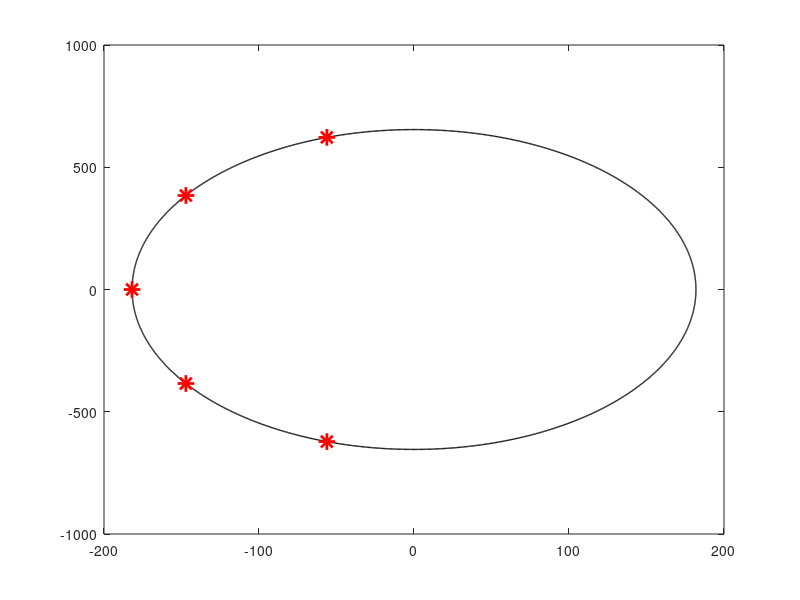

Recreate this plot in MATLAB. (Note: this script raises an error after producing the figure.)
% cps07_problem_7_5.m
% filtr Czebyszewa typu I - bieguny na elipsie
clear all; close all; clc;

%% parametry
N = 5;          % liczba biegunow
f0 = 100;       % czestotliwosc graniczna [Hz]
Rp = 1;         % oscylacje w pasmie przepustowym [dB]

%% obliczenie biegunow Czebyszewa (leza na elipsie)
w0 = 2*pi*f0;
eps = sqrt(10^(Rp/10) - 1);  % parametr oscylacji
v0 = asinh(1/eps) / N;

% polozenie biegunow na elipsie
k = 0:N-1;
theta = pi/2 + pi*(2*k+1)/(2*N);  % katy

% polosi elipsy
a_elip = w0 * sinh(v0);  % polos rzeczywista (pozioma)
b_elip = w0 * cosh(v0);  % polos urojona (pionowa)

% bieguny
p_real = a_elip * cos(theta);
p_imag = b_elip * sin(theta);
p = p_real + 1j*p_imag;

% zera i wzmocnienie (LP - brak zer)
z = [];
wzm = prod(-p);
if mod(N,2) == 0
    wzm = wzm / sqrt(1 + eps^2);  % korekta dla parzystego N
end

%% wspolczynniki transmitancji
b = real(wzm * poly(z));
a = real(poly(p));

%% porownanie z cheby1() Matlaba
[b_mat, a_mat] = cheby1(N, Rp, w0, 's');

fprintf('=== FILTR CZEBYSZEWA TYPU I, N=%d, f0=%d Hz, Rp=%.1f dB ===\n', N, f0, Rp);
fprintf('Polos elipsy a = %.2f (rzeczywista)\n', a_elip);
fprintf('Polos elipsy b = %.2f (urojona)\n\n', b_elip);

%% wykres zer i biegunow z elipsa
figure(1);
theta_elip = 0:pi/1000:2*pi;
elip_x = a_elip * cos(theta_elip);
elip_y = b_elip * sin(theta_elip);
plot(elip_x, elip_y, 'k-', 'LineWidth', 1); hold on;
plot(real(p), imag(p), 'r*', 'MarkerSize', 12, 'LineWidth', 2);
xline(0, 'k--'); yline(0, 'k--'); hold off;
grid on; axis equal;
title(['Bieguny Czebyszewa na elipsie - N=' num2str(N)]);
xlabel('Re(s)'); ylabel('Im(s)');
legend('elipsa', 'bieguny');
pause

%% charakterystyka amplitudowa (semilog)
f_log = logspace(-1, 4, 1000);
s_log = 1j*2*pi*f_log;
H = polyval(b, s_log) ./ polyval(a, s_log);

figure(2);
semilogx(f_log, 20*log10(abs(H)), 'b', 'LineWidth', 1.5);
xlabel('f [Hz]'); ylabel('|H(f)| [dB]');
title(['Czebyszew I - N=' num2str(N) ', Rp=' num2str(Rp) ' dB']);
xline(f0, 'r--', ['f_0 = ' num2str(f0) ' Hz']);
yline(-Rp, 'g--', ['-' num2str(Rp) ' dB']);
grid on; ylim([-80 10]);
pause

%% porownanie Czebyszew vs Butterworth
% Butterworth
alpha = pi/N;
beta = pi/2 + alpha/2 + alpha*(0:N-1);
R = w0;
p_but = R*exp(1j*beta);
b_but = real(prod(-p_but) * poly([]));
a_but = real(poly(p_but));
H_but = polyval(b_but, s_log) ./ polyval(a_but, s_log);

figure(3);
semilogx(f_log, 20*log10(abs(H)), 'b', 'LineWidth', 1.5); hold on;
semilogx(f_log, 20*log10(abs(H_but)), 'r--', 'LineWidth', 1.5); hold off;
xlabel('f [Hz]'); ylabel('|H(f)| [dB]');
title(['Czebyszew I vs Butterworth - N=' num2str(N)]);
xline(f0, 'k--');
legend('Czebyszew I', 'Butterworth');
grid on; ylim([-80 10]);
pause

%% porownanie z cheby1() Matlaba
H_mat = polyval(b_mat, s_log) ./ polyval(a_mat, s_log);

figure(4);
semilogx(f_log, 20*log10(abs(H)), 'b', 'LineWidth', 2); hold on;
semilogx(f_log, 20*log10(abs(H_mat)), 'r--', 'LineWidth', 1.5); hold off;
xlabel('f [Hz]'); ylabel('|H(f)| [dB]');
title('Porownanie: moj filtr vs cheby1() Matlaba');
legend('moj filtr', 'cheby1()');
grid on; ylim([-80 10]);
pause

%% porownanie dla roznych N
figure(5);
kolory = ['b', 'r', 'g', 'm', 'c', 'k', 'y'];
hold on;
for idx = 1:7
    N_test = idx + 1;  % N = 2,3,4,5,6,7,8
    [b_t, a_t] = cheby1(N_test, Rp, w0, 's');
    H_t = polyval(b_t, s_log) ./ polyval(a_t, s_log);
    semilogx(f_log, 20*log10(abs(H_t)), kolory(idx), 'LineWidth', 1.5);
end
hold off;
xlabel('f [Hz]'); ylabel('|H(f)| [dB]');
title(['Czebyszew I - wplyw N, f0=' num2str(f0) ' Hz']);
legend('N=2', 'N=3', 'N=4', 'N=5', 'N=6', 'N=7', 'N=8');
xline(f0, 'k--');
grid on; ylim([-100 10]);
pause

%% porownanie dla roznych f0
figure(6);
f0_test = [1, 10, 100];
kolory = ['b', 'r', 'g'];
hold on;
for idx = 1:3
    [b_t, a_t] = cheby1(N, Rp, 2*pi*f0_test(idx), 's');
    H_t = polyval(b_t, s_log) ./ polyval(a_t, s_log);
    semilogx(f_log, 20*log10(abs(H_t)), kolory(idx), 'LineWidth', 1.5);
end
hold off;
xlabel('f [Hz]'); ylabel('|H(f)| [dB]');
title(['Czebyszew I - wplyw f0, N=' num2str(N)]);
legend('f0=1 Hz', 'f0=10 Hz', 'f0=100 Hz');
grid on; ylim([-100 10]);

% Czebyszew I ma:
% - oscylacje w pasmie przepustowym (Rp dB)
% - szybsze przejscie do pasma zaporowego niz Butterworth
% - bieguny na elipsie (nie na okregu)
